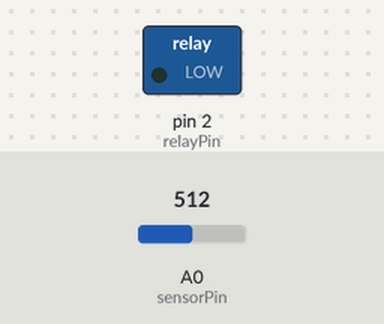
A sketch run on a simulated Arduino Uno, built with avr-gcc and run on an emulated ATmega328P. On the bench: switched loads named in the sketch (green lamp = pin HIGH). Inputs (shaded band) come from the test bench; at power-on: A0 (sensorPin) = 512.

Above: at 1.2 s.
1.3 s: A0 (sensorPin) set to 487
At 1.7 s:
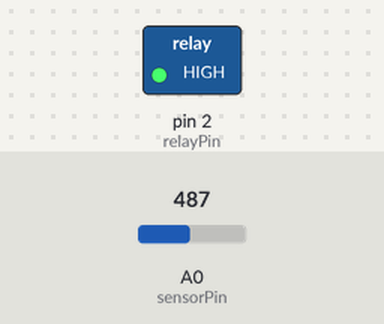
2.8 s: A0 (sensorPin) set to 510
At 4.0 s:
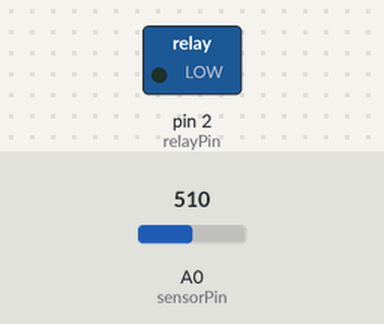
4.3 s: A0 (sensorPin) set to 490
At 5.4 s:
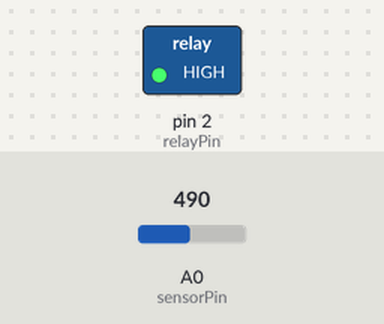
Timing chart, 0 to 7.3 s (numbered marks = the images above; inputs shaded):
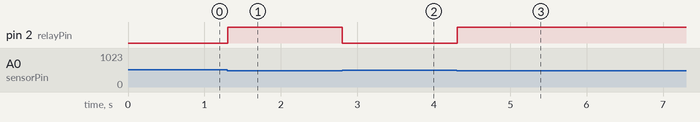

The sketch:

lampu_otomatis.ino
```cpp
const int sensorPin = A0; // Pin analog untuk sensor cahaya (LDR)
const int relayPin = 2;   // Pin digital untuk relay

int lightThreshold = 500; // Ambang batas untuk menentukan kapan lampu harus menyala/mati

void setup() {
  pinMode(sensorPin, INPUT);   // Mengatur pin sensor sebagai input
  pinMode(relayPin, OUTPUT);   // Mengatur pin relay sebagai output
}

void loop() {
  int lightValue = analogRead(sensorPin); // Membaca nilai sensor cahaya

  // Memeriksa apakah nilai sensor cahaya di bawah ambang batas
  if (lightValue < lightThreshold) {
    // Jika kondisi gelap, aktifkan relay untuk menyalakan lampu
    digitalWrite(relayPin, HIGH); // Menyalakan relay (mengaktifkan lampu)
  } else {
    // Jika kondisi terang, matikan relay untuk mematikan lampu
    digitalWrite(relayPin, LOW); // Mematikan relay (mematikan lampu)
  }

  delay(100); // Jeda untuk stabilitas bacaan sensor
}
```

Measured:
- the behaviour switches between 500 and 499 on A0 (sensorPin) (found by bisection; images 0 and 1)
- after the input at 1.3 s, pin 2 (relayPin): LOW → HIGH at once
- after the input at 2.8 s, pin 2 (relayPin): HIGH → LOW at once
- after the input at 4.3 s, pin 2 (relayPin): LOW → HIGH at once
